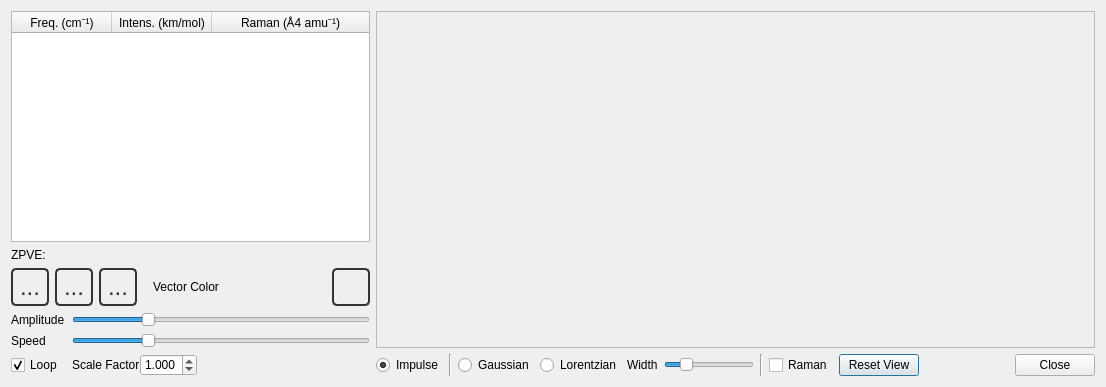
<?xml version="1.0" encoding="UTF-8"?>
<ui version="4.0">
 <class>FrequenciesConfigurator</class>
 <widget class="QDialog" name="FrequenciesConfigurator">
  <property name="geometry">
   <rect>
    <x>0</x>
    <y>0</y>
    <width>1106</width>
    <height>387</height>
   </rect>
  </property>
  <property name="sizePolicy">
   <sizepolicy hsizetype="MinimumExpanding" vsizetype="MinimumExpanding">
    <horstretch>0</horstretch>
    <verstretch>0</verstretch>
   </sizepolicy>
  </property>
  <property name="windowTitle">
   <string>Vibrational Frequencies</string>
  </property>
  <property name="styleSheet">
   <string notr="true">QToolButton {
   color: #333;
   background-color: QLinearGradient( x1: 0, y1: 0, x2: 0, y2: 1, 
          stop: 0 #fff,
          stop: 0.5 #eee, 
          stop: 1 #999);
   border-width: 2px;
   border-color: #333;
   border-style: solid;
   border-radius: 5;
   padding: 0px;
   font-size: 24px;
   min-width: 34px;
   max-width: 34px;
   min-height: 34px;
   max-height: 34px;
}

QToolButton:disabled {
  background-color: QLinearGradient( x1: 0, y1: 0, x2: 0, y2: 1, 
          stop: 0 #fff,
          stop: 0.5 #eee, 
          stop: 1 #bbb);
   border-color: #aaa;
   color: #aaa;
}

QToolButton:pressed {
   background-color: QLinearGradient( x1: 0, y1: 0, x2: 0, y2: 1, 
          stop: 0 #999,
          stop: 0.5 #eee, 
          stop: 1 #fff);
}

QToolButton:checked {
   border-color: #b00;
}

QToolTip {
   border: 2px solid darkkhaki;
   padding: 2px;
   border-radius: 3px;
   opacity: 500;
   font-size: 12px;
}</string>
  </property>
  <layout class="QHBoxLayout" name="horizontalLayout_4" stretch="1,2">
   <item>
    <layout class="QVBoxLayout" name="verticalLayout" stretch="0,0,0,0">
     <item>
      <widget class="QTableWidget" name="frequencyTable">
       <property name="sizePolicy">
        <sizepolicy hsizetype="Preferred" vsizetype="Expanding">
         <horstretch>0</horstretch>
         <verstretch>0</verstretch>
        </sizepolicy>
       </property>
       <property name="minimumSize">
        <size>
         <width>300</width>
         <height>0</height>
        </size>
       </property>
       <property name="maximumSize">
        <size>
         <width>16777215</width>
         <height>16777215</height>
        </size>
       </property>
       <property name="editTriggers">
        <set>QAbstractItemView::NoEditTriggers</set>
       </property>
       <property name="selectionMode">
        <enum>QAbstractItemView::SingleSelection</enum>
       </property>
       <property name="selectionBehavior">
        <enum>QAbstractItemView::SelectRows</enum>
       </property>
       <attribute name="horizontalHeaderCascadingSectionResizes">
        <bool>true</bool>
       </attribute>
       <attribute name="horizontalHeaderDefaultSectionSize">
        <number>100</number>
       </attribute>
       <attribute name="horizontalHeaderMinimumSectionSize">
        <number>60</number>
       </attribute>
       <attribute name="horizontalHeaderStretchLastSection">
        <bool>true</bool>
       </attribute>
       <attribute name="verticalHeaderCascadingSectionResizes">
        <bool>true</bool>
       </attribute>
       <column>
        <property name="text">
         <string>Freq. (cm⁻¹)</string>
        </property>
       </column>
       <column>
        <property name="text">
         <string>Intens. (km/mol)</string>
        </property>
       </column>
       <column>
        <property name="text">
         <string>Raman (Å4 amu⁻¹)</string>
        </property>
       </column>
      </widget>
     </item>
     <item>
      <widget class="QLabel" name="zpveLabel">
       <property name="text">
        <string>ZPVE:</string>
       </property>
      </widget>
     </item>
     <item>
      <layout class="QHBoxLayout" name="horizontalLayout_2">
       <item>
        <widget class="QToolButton" name="backButton">
         <property name="toolTip">
          <string>Move to previous frequency</string>
         </property>
         <property name="text">
          <string>...</string>
         </property>
         <property name="icon">
          <iconset resource="../../resources/IQmol.qrc">
           <normaloff>:/icons/GoBack.png</normaloff>:/icons/GoBack.png</iconset>
         </property>
         <property name="iconSize">
          <size>
           <width>24</width>
           <height>24</height>
          </size>
         </property>
        </widget>
       </item>
       <item>
        <widget class="QToolButton" name="playButton">
         <property name="toolTip">
          <string>Start and stop animation</string>
         </property>
         <property name="styleSheet">
          <string>QToolButton:checked {
   border-color: #333;
}</string>
         </property>
         <property name="text">
          <string>...</string>
         </property>
         <property name="icon">
          <iconset resource="../../resources/IQmol.qrc">
           <normaloff>:/icons/Play.png</normaloff>
           <normalon>:/icons/Stop.png</normalon>:/icons/Play.png</iconset>
         </property>
         <property name="iconSize">
          <size>
           <width>24</width>
           <height>24</height>
          </size>
         </property>
         <property name="checkable">
          <bool>true</bool>
         </property>
        </widget>
       </item>
       <item>
        <widget class="QToolButton" name="forwardButton">
         <property name="toolTip">
          <string>Move to next frequency</string>
         </property>
         <property name="text">
          <string>...</string>
         </property>
         <property name="icon">
          <iconset resource="../../resources/IQmol.qrc">
           <normaloff>:/icons/GoForward.png</normaloff>:/icons/GoForward.png</iconset>
         </property>
         <property name="iconSize">
          <size>
           <width>24</width>
           <height>24</height>
          </size>
         </property>
        </widget>
       </item>
       <item>
        <spacer name="horizontalSpacer_2">
         <property name="orientation">
          <enum>Qt::Horizontal</enum>
         </property>
         <property name="sizeType">
          <enum>QSizePolicy::Preferred</enum>
         </property>
         <property name="sizeHint" stdset="0">
          <size>
           <width>10</width>
           <height>20</height>
          </size>
         </property>
        </spacer>
       </item>
       <item>
        <widget class="QLabel" name="label_4">
         <property name="text">
          <string>Vector Color</string>
         </property>
        </widget>
       </item>
       <item>
        <widget class="QToolButton" name="colorButton">
         <property name="toolTip">
          <string>Select the displacement vector color</string>
         </property>
         <property name="text">
          <string/>
         </property>
        </widget>
       </item>
      </layout>
     </item>
     <item>
      <layout class="QGridLayout" name="gridLayout_2" columnstretch="0,1">
       <property name="horizontalSpacing">
        <number>1</number>
       </property>
       <item row="0" column="0">
        <widget class="QLabel" name="label">
         <property name="text">
          <string>Amplitude  </string>
         </property>
        </widget>
       </item>
       <item row="0" column="1">
        <widget class="QSlider" name="amplitudeSlider">
         <property name="sizePolicy">
          <sizepolicy hsizetype="Preferred" vsizetype="Fixed">
           <horstretch>0</horstretch>
           <verstretch>0</verstretch>
          </sizepolicy>
         </property>
         <property name="minimumSize">
          <size>
           <width>220</width>
           <height>0</height>
          </size>
         </property>
         <property name="toolTip">
          <string>This slider controls the magnitude of both the displacement vectors and animation.</string>
         </property>
         <property name="minimum">
          <number>1</number>
         </property>
         <property name="maximum">
          <number>100</number>
         </property>
         <property name="value">
          <number>25</number>
         </property>
         <property name="orientation">
          <enum>Qt::Horizontal</enum>
         </property>
        </widget>
       </item>
       <item row="1" column="0">
        <widget class="QLabel" name="label_2">
         <property name="text">
          <string>Speed</string>
         </property>
        </widget>
       </item>
       <item row="1" column="1">
        <widget class="QSlider" name="speedSlider">
         <property name="sizePolicy">
          <sizepolicy hsizetype="Preferred" vsizetype="Fixed">
           <horstretch>0</horstretch>
           <verstretch>0</verstretch>
          </sizepolicy>
         </property>
         <property name="minimumSize">
          <size>
           <width>220</width>
           <height>0</height>
          </size>
         </property>
         <property name="toolTip">
          <string>Controls the speed of animation</string>
         </property>
         <property name="minimum">
          <number>1</number>
         </property>
         <property name="maximum">
          <number>100</number>
         </property>
         <property name="value">
          <number>25</number>
         </property>
         <property name="orientation">
          <enum>Qt::Horizontal</enum>
         </property>
        </widget>
       </item>
       <item row="2" column="0">
        <widget class="QCheckBox" name="loopButton">
         <property name="sizePolicy">
          <sizepolicy hsizetype="Preferred" vsizetype="Fixed">
           <horstretch>0</horstretch>
           <verstretch>0</verstretch>
          </sizepolicy>
         </property>
         <property name="text">
          <string>Loop</string>
         </property>
         <property name="checked">
          <bool>true</bool>
         </property>
        </widget>
       </item>
       <item row="2" column="1">
        <layout class="QHBoxLayout" name="horizontalLayout_3">
         <item>
          <widget class="QLabel" name="label_3">
           <property name="text">
            <string>Scale Factor</string>
           </property>
          </widget>
         </item>
         <item>
          <widget class="QDoubleSpinBox" name="scaleFactor">
           <property name="decimals">
            <number>3</number>
           </property>
           <property name="minimum">
            <double>0.800000000000000</double>
           </property>
           <property name="maximum">
            <double>1.200000000000000</double>
           </property>
           <property name="singleStep">
            <double>0.001000000000000</double>
           </property>
           <property name="value">
            <double>1.000000000000000</double>
           </property>
          </widget>
         </item>
         <item>
          <spacer name="horizontalSpacer_3">
           <property name="orientation">
            <enum>Qt::Horizontal</enum>
           </property>
           <property name="sizeHint" stdset="0">
            <size>
             <width>40</width>
             <height>20</height>
            </size>
           </property>
          </spacer>
         </item>
        </layout>
       </item>
      </layout>
     </item>
    </layout>
   </item>
   <item>
    <layout class="QVBoxLayout" name="verticalLayout_2" stretch="1,0">
     <item>
      <widget class="QFrame" name="spectrumFrame">
       <property name="sizePolicy">
        <sizepolicy hsizetype="MinimumExpanding" vsizetype="Expanding">
         <horstretch>0</horstretch>
         <verstretch>0</verstretch>
        </sizepolicy>
       </property>
       <property name="minimumSize">
        <size>
         <width>300</width>
         <height>0</height>
        </size>
       </property>
       <property name="contextMenuPolicy">
        <enum>Qt::DefaultContextMenu</enum>
       </property>
       <property name="frameShape">
        <enum>QFrame::StyledPanel</enum>
       </property>
       <property name="frameShadow">
        <enum>QFrame::Raised</enum>
       </property>
      </widget>
     </item>
     <item>
      <layout class="QHBoxLayout" name="horizontalLayout">
       <item>
        <widget class="QRadioButton" name="impulseButton">
         <property name="text">
          <string>Impulse</string>
         </property>
         <property name="checked">
          <bool>true</bool>
         </property>
        </widget>
       </item>
       <item>
        <widget class="Line" name="line_3">
         <property name="orientation">
          <enum>Qt::Vertical</enum>
         </property>
        </widget>
       </item>
       <item>
        <widget class="QRadioButton" name="gaussianButton">
         <property name="text">
          <string>Gaussian</string>
         </property>
        </widget>
       </item>
       <item>
        <widget class="QRadioButton" name="lorentzianButton">
         <property name="text">
          <string>Lorentzian</string>
         </property>
        </widget>
       </item>
       <item>
        <widget class="QLabel" name="widthLabel">
         <property name="text">
          <string>Width</string>
         </property>
        </widget>
       </item>
       <item>
        <widget class="QSlider" name="widthSlider">
         <property name="minimum">
          <number>10</number>
         </property>
         <property name="maximum">
          <number>110</number>
         </property>
         <property name="value">
          <number>30</number>
         </property>
         <property name="orientation">
          <enum>Qt::Horizontal</enum>
         </property>
        </widget>
       </item>
       <item>
        <widget class="Line" name="line">
         <property name="orientation">
          <enum>Qt::Vertical</enum>
         </property>
        </widget>
       </item>
       <item>
        <widget class="QCheckBox" name="ramanCheckbox">
         <property name="text">
          <string>Raman</string>
         </property>
        </widget>
       </item>
       <item>
        <widget class="QPushButton" name="resetViewButton">
         <property name="text">
          <string>Reset View</string>
         </property>
        </widget>
       </item>
       <item>
        <spacer name="horizontalSpacer">
         <property name="orientation">
          <enum>Qt::Horizontal</enum>
         </property>
         <property name="sizeHint" stdset="0">
          <size>
           <width>40</width>
           <height>20</height>
          </size>
         </property>
        </spacer>
       </item>
       <item>
        <widget class="QPushButton" name="closeButton">
         <property name="text">
          <string>Close</string>
         </property>
         <property name="autoDefault">
          <bool>false</bool>
         </property>
        </widget>
       </item>
      </layout>
     </item>
    </layout>
   </item>
  </layout>
  <zorder></zorder>
 </widget>
 <resources>
  <include location="../../resources/IQmol.qrc"/>
 </resources>
 <connections>
  <connection>
   <sender>closeButton</sender>
   <signal>clicked()</signal>
   <receiver>FrequenciesConfigurator</receiver>
   <slot>close()</slot>
   <hints>
    <hint type="sourcelabel">
     <x>229</x>
     <y>448</y>
    </hint>
    <hint type="destinationlabel">
     <x>139</x>
     <y>238</y>
    </hint>
   </hints>
  </connection>
 </connections>
</ui>
